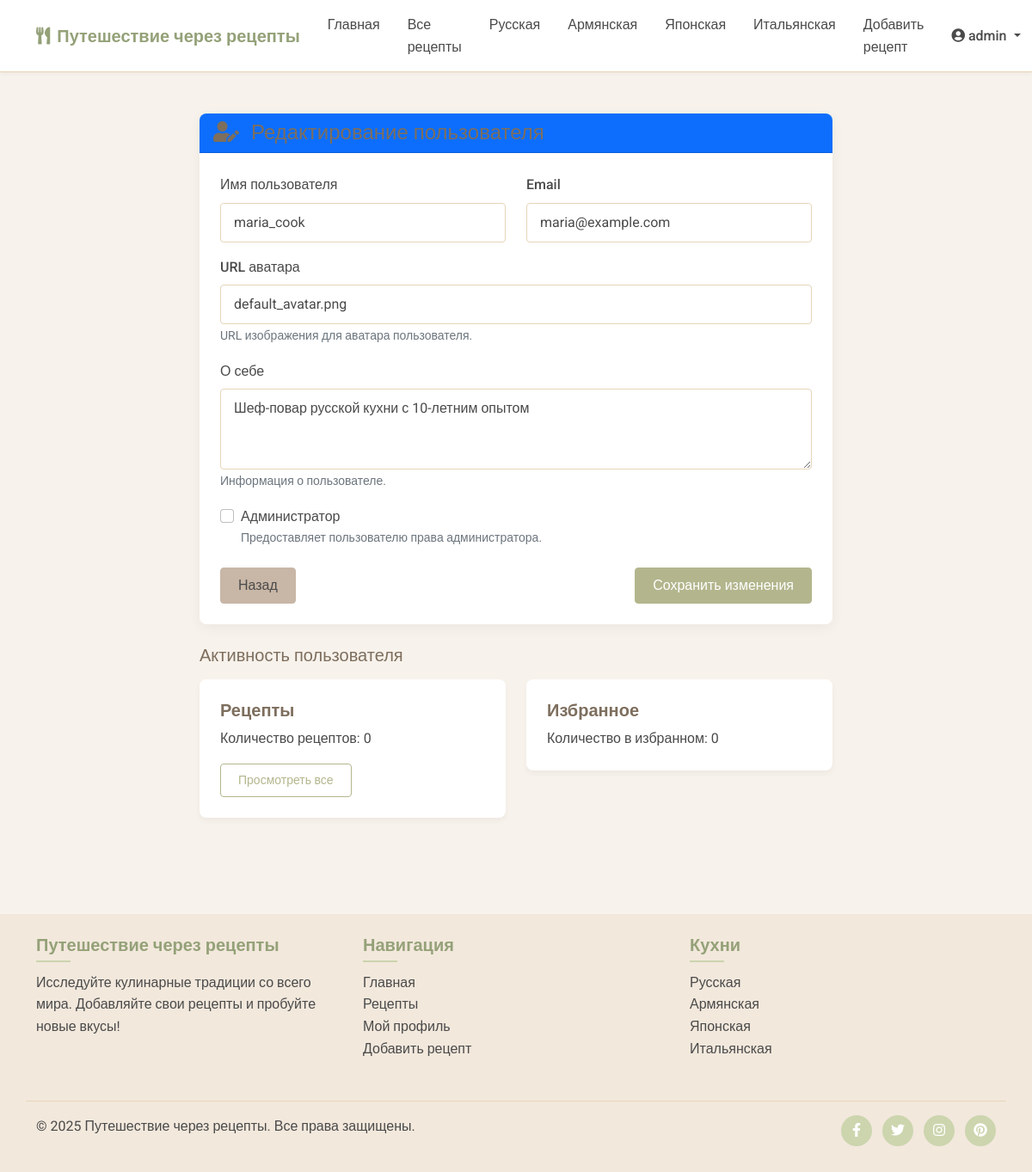
Before: /admin/edit_user/2 (signed in) with the older database file.
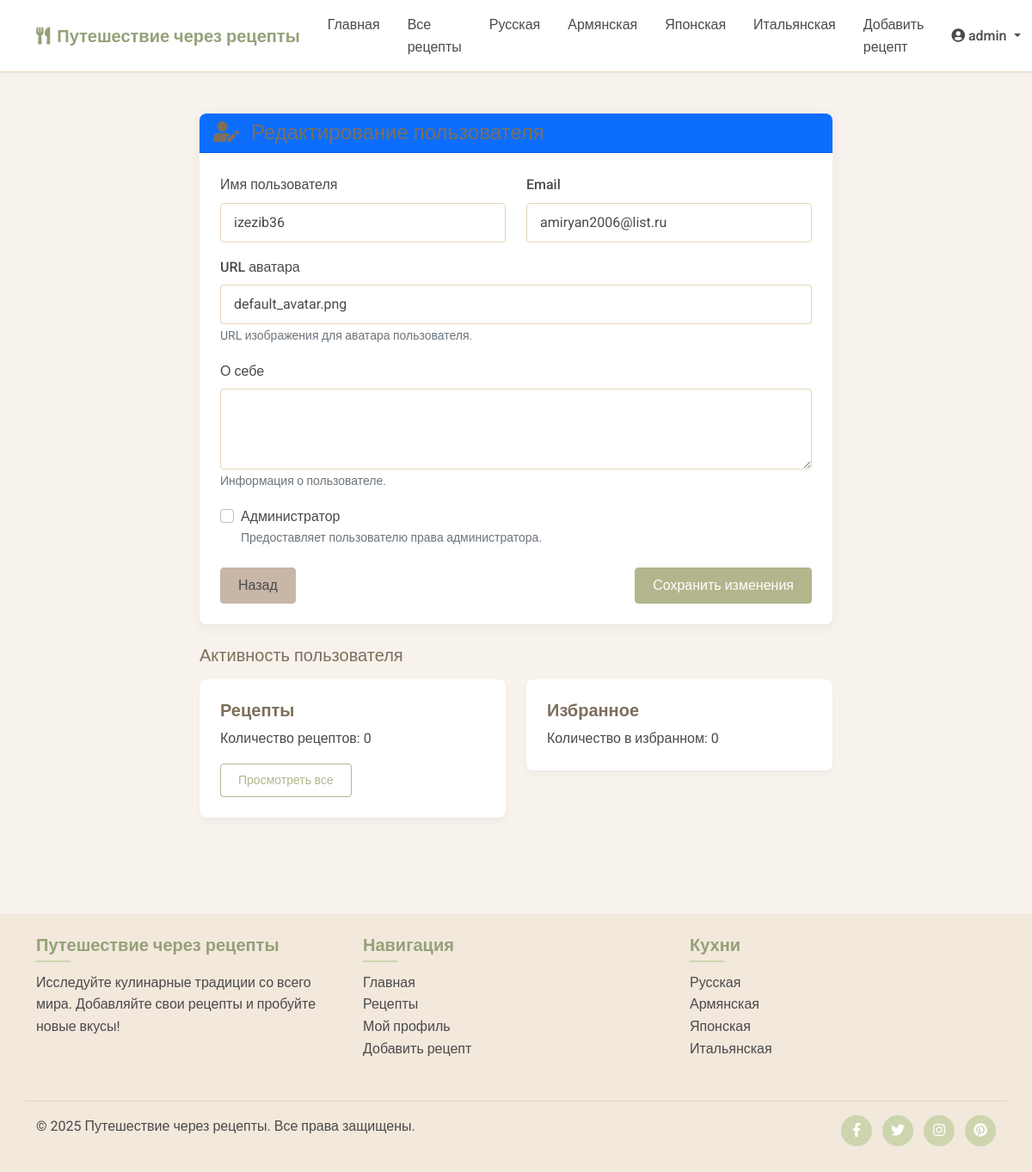
After: the same page with the newer database file.
### models.py (models this page shows, shortened)
class User(UserMixin, db.Model):
    id = db.Column(db.Integer, primary_key=True)
    username = db.Column(db.String(64), unique=True, nullable=False)
    email = db.Column(db.String(120), unique=True, nullable=False)
    password_hash = db.Column(db.String(256), nullable=False)
    is_admin = db.Column(db.Boolean, default=False)
    date_joined = db.Column(db.DateTime, default=datetime.utcnow)
    avatar = db.Column(db.String(256), default='default_avatar.png')  # URL или путь к аватарке пользователя
    bio = db.Column(db.Text, nullable=True)  # Биография пользователя
    recipes = db.relationship('Recipe', backref='author', lazy='dynamic', cascade='all, delete-orphan')
    favorites = db.relationship('Favorite', backref='user', lazy='dynamic', cascade='all, delete-orphan')
    comments = db.relationship('Comment', backref='author', lazy='dynamic', cascade='all, delete-orphan')
    ratings = db.relationship('Rating', backref='user', lazy='dynamic', cascade='all, delete-orphan')

### routes.py (the view, shortened to what this page needs)
@app.route('/admin/edit_user/<int:user_id>', methods=['GET', 'POST'])
@login_required
def admin_edit_user(user_id):
    if not current_user.is_admin:
        abort(403)  # Forbidden
    user = User.query.get_or_404(user_id)
    form = AdminUserEditForm(obj=user)
    return render_template('admin_edit_user.html', form=form, user=user)

### forms.py
class AdminUserEditForm(FlaskForm):
    username = StringField('Имя пользователя', validators=[DataRequired(), Length(min=3, max=64)])
    email = StringField('Email', validators=[DataRequired(), Email()])
    avatar = StringField('URL аватара', validators=[Optional(), Length(max=256)])
    bio = TextAreaField('О себе', validators=[Optional()])
    is_admin = BooleanField('Администратор')
    submit = SubmitField('Сохранить изменения')

### app.py (called while the page is built)
@login_manager.user_loader
def load_user(user_id):
    from models import User
    return User.query.get(int(user_id))

### routes.py (called while the page is built)
@app.before_request
def load_global_data():
    g.all_cuisines = Cuisine.query.all()

### templates/admin_edit_user.html (shortened to what this page needs)
{% extends 'base.html' %}
{% block content %}
<div class="container py-5">
    <div class="row justify-content-center">
        <div class="col-md-8">
            <div class="card shadow-custom">
                <div class="card-header bg-primary text-white">
                    <h2 class="mb-0 fs-4"><i class="fas fa-user-edit me-2"></i> Редактирование пользователя</h2>
                </div>
                <div class="card-body">
                    <form method="POST" action="{{ url_for('admin_edit_user', user_id=user.id) }}">
                        <div class="row">
                            <div class="col-md-6 mb-3">
                                {{ form.username.label(class="form-label") }}
                                {{ form.username(class="form-control") }}
                            </div>
                            <div class="col-md-6 mb-3">
                                {{ form.email.label(class="form-label") }}
                                {{ form.email(class="form-control") }}
                            </div>
                        </div>
                        <div class="mb-3">
                            {{ form.avatar.label(class="form-label") }}
                            {{ form.avatar(class="form-control") }}
                            <small class="form-text text-muted">URL изображения для аватара пользователя.</small>
                        </div>
                        <div class="mb-3">
                            {{ form.bio.label(class="form-label") }}
                            {{ form.bio(class="form-control", rows=3) }}
                            <small class="form-text text-muted">Информация о пользователе.</small>
                        </div>
                        <div class="mb-4 form-check">
                            {{ form.is_admin(class="form-check-input") }}
                            {{ form.is_admin.label(class="form-check-label") }}
                            <small class="d-block text-muted">Предоставляет пользователю права администратора.</small>
                        </div>
                        <div class="d-flex justify-content-between">
                            <a href="{{ url_for('admin_dashboard') }}" class="btn btn-secondary">Назад</a>
                            {{ form.submit(class="btn btn-primary") }}
                        </div>
                    </form>
                </div>
            </div>
            <div class="mt-4">
                <h3 class="fs-5 mb-3">Активность пользователя</h3>
                <div class="row">
                    <div class="col-md-6">
                        <div class="card mb-3">
                            <div class="card-body">
                                <h5 class="card-title">Рецепты</h5>
                                <p class="card-text">Количество рецептов: {{ user.recipes.count() }}</p>
                                <a href="{{ url_for('recipes') }}?author={{ user.id }}" class="btn btn-outline-primary btn-sm">Просмотреть все</a>
                            </div>
                        </div>
                    </div>
                    <div class="col-md-6">
                        <div class="card mb-3">
                            <div class="card-body">
                                <h5 class="card-title">Избранное</h5>
                                <p class="card-text">Количество в избранном: {{ user.favorites.count() }}</p>
                            </div>
                        </div>
                    </div>
                </div>
            </div>
        </div>
    </div>
</div>
{% endblock %}

Changed rows visible on the page:
changed User "default_avatar.png": username "maria_cook" → "izezib36"; email "maria@example.com" → "amiryan2006@list.ru"; bio "Шеф-повар русской кухни с 10-летним опытом" → (not shown)
